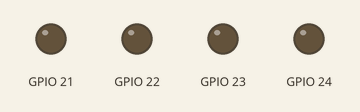
Simulated run of this program. Board: Raspberry Pi (BCM pin numbers). On the bench: output pins drawn as LEDs (lit = HIGH).

Above: at 0.12 s.
At 2.37 s:
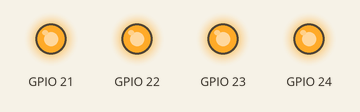
Timing chart, 0 to 3.0 s (numbered marks = the images above):
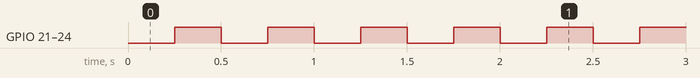

The program:

toggleLED.py
```python
#!/usr/bin/env python3
# //////////////////////////////////////
# 	toggleLED.py
#   Toggles the four built in USR LEDs
# 	They are all on chip 1 so they can be toggled together.
# 	Setup:	sudo apt uupdate; pip3 install gpiod
#           Run: gpioinfo | grep -i -e chip -e P9_14 to find chip and line numbers
# 	See:	https://git.kernel.org/pub/scm/libs/libgpiod/libgpiod.git/tree/bindings/python/examples
# //////////////////////////////////////
import gpiod
import time

LED_CHIP = 'gpiochip1'
LED_LINE_OFFSET = [21, 22, 23, 24]  # USR LEDS 1-4, run: gpioinfo | grep -e chip -e led

chip = gpiod.Chip(LED_CHIP)

lines = chip.get_lines(LED_LINE_OFFSET)
lines.request(consumer='toggleLED.py', type=gpiod.LINE_REQ_DIR_OUT)

while True:
    lines.set_values([0, 0, 0, 0])
    time.sleep(0.25)
    lines.set_values([1, 1, 1, 1])
    time.sleep(0.25)
```

Measured:
- by itself, GPIO 21–24: alternates HIGH for 0.25 s and LOW for 0.25 s
